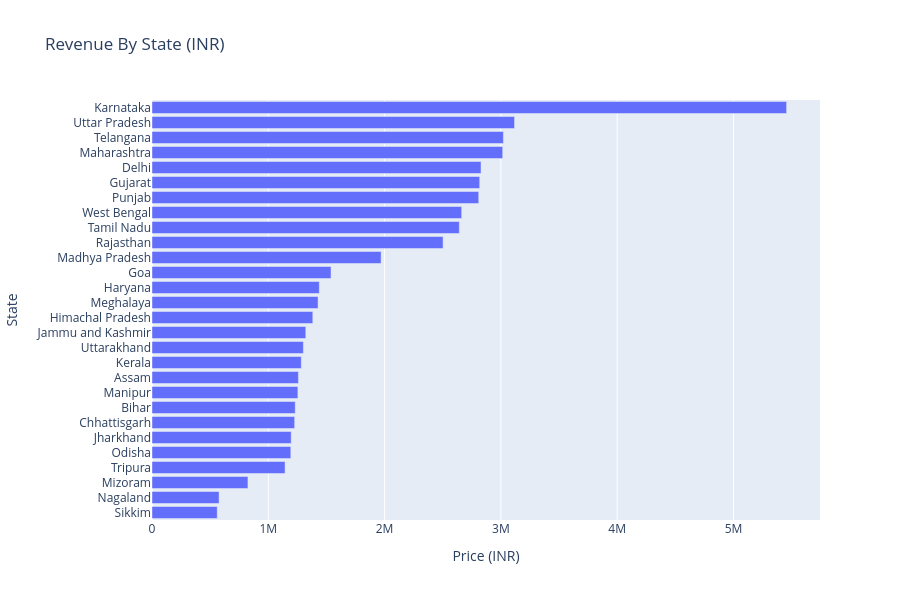

The notebook cell this image was saved under:
### Markdown cell above
#### Total Sales By State

### Code cell
fig=px.bar(
    df.groupby("State", as_index=False)["Price (INR)"].sum()
      .sort_values("Price (INR)", ascending=False),
    x="Price (INR)",
    y="State",
    orientation="h",
    title="Revenue By State (INR)"
)

fig.update_layout(height=600, yaxis=dict(autorange="reversed"))
fig.show()

### Figure 1 — Plotly figure (JSON) as saved in the notebook; plotly's stock layout.template omitted (floating-point values rounded to 4 significant figures)
{"data": [{"hovertemplate": "Price (INR)=%{x}<br>State=%{y}<extra></extra>", "legendgroup": "", "marker": {"color": "#636efa", "pattern": {"shape": ""}}, "name": "", "orientation": "h", "showlegend": false, "textposition": "auto", "type": "bar", "x": [5457000.0, 3117000.0, 3022000.0, 3016000.0, 2829000.0, 2818000.0, 2809000.0, 2663000.0, 2643000.0, 2503000.0, 1970000.0, 1539000.0, 1438000.0, 1428000.0, 1383000.0, 1323000.0, 1302000.0, 1284000.0, 1259000.0, 1254000.0, 1232000.0, 1227000.0, 1197000.0, 1194000.0, 1144000.0, 824900.0, 576800.0, 561000.0], "xaxis": "x", "y": ["Karnataka", "Uttar Pradesh", "Telangana", "Maharashtra", "Delhi", "Gujarat", "Punjab", "West Bengal", "Tamil Nadu", "Rajasthan", "Madhya Pradesh", "Goa", "Haryana", "Meghalaya", "Himachal Pradesh", "Jammu and Kashmir", "Uttarakhand", "Kerala", "Assam", "Manipur", "Bihar", "Chhattisgarh", "Jharkhand", "Odisha", "Tripura", "Mizoram", "Nagaland", "Sikkim"], "yaxis": "y"}], "layout": {"barmode": "relative", "height": 600, "legend": {"tracegroupgap": 0}, "title": {"text": "Revenue By State (INR)"}, "xaxis": {"anchor": "y", "domain": [0, 1], "title": {"text": "Price (INR)"}}, "yaxis": {"anchor": "x", "autorange": "reversed", "domain": [0, 1], "title": {"text": "State"}}}}
